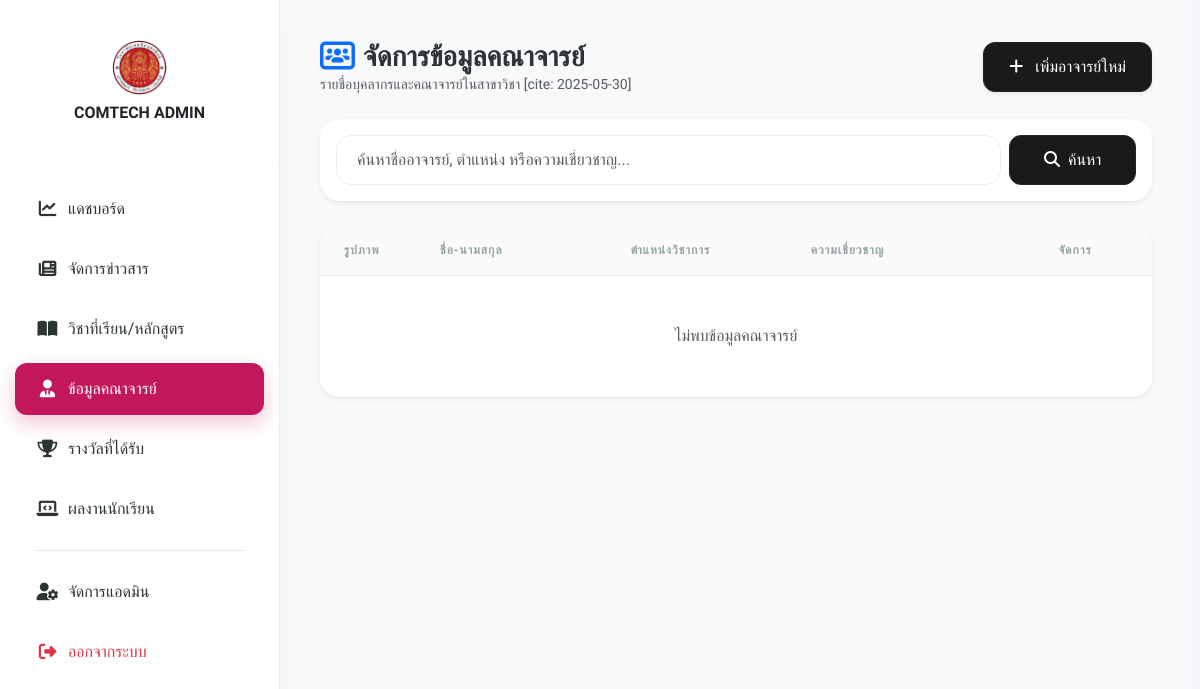
The page /admin/teachers/index.php (signed in) on the database as committed earlier.
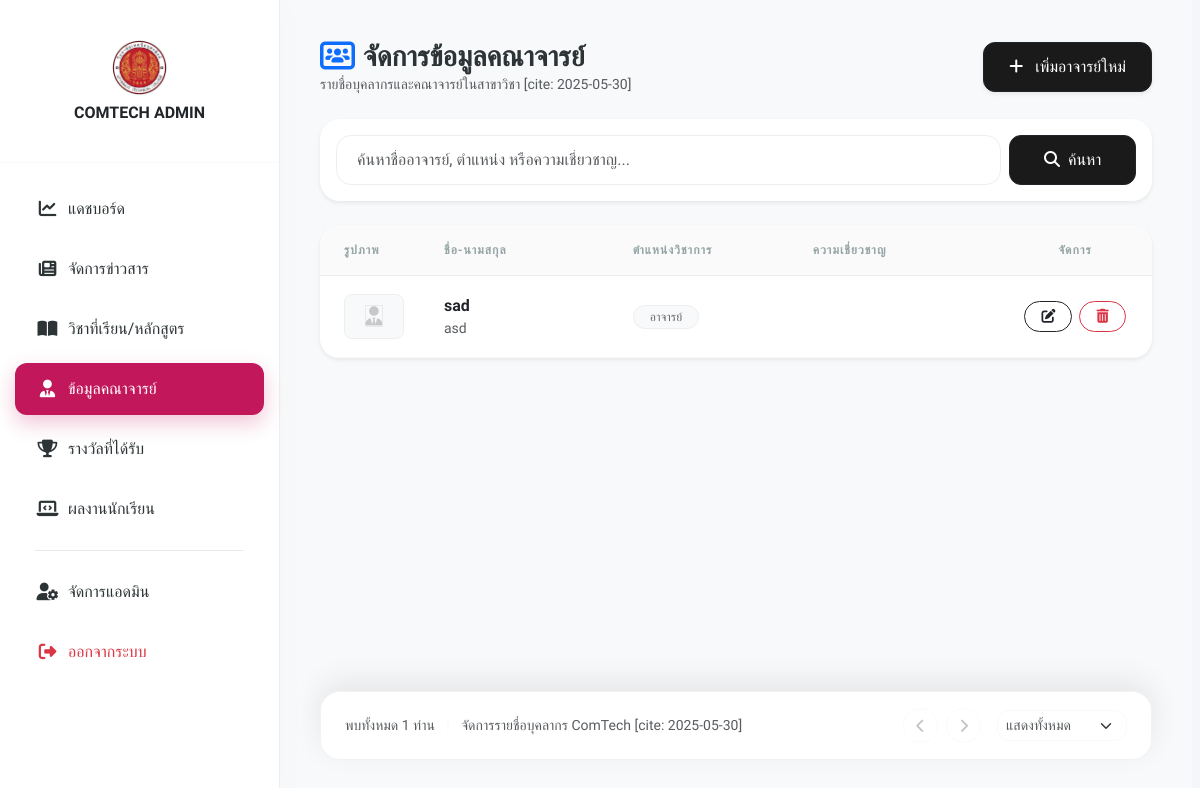
The same page on the database as committed later.
### tables this page shows
CREATE TABLE `teachers` (
  `id` int NOT NULL,
  `name` varchar(255) NOT NULL,
  `position` varchar(100) DEFAULT NULL,
  `education` text,
  `expertise` text,
  `image` varchar(255) DEFAULT NULL,
  `created_at` datetime DEFAULT CURRENT_TIMESTAMP
);

### admin/teachers/index.php (the view, shortened to what the changed rows need)
<?php
require_once __DIR__ . '/../../config/db.php';
try {
    $where = "WHERE 1=1";
    $params = [];
    $stmt = $pdo->prepare("SELECT * FROM teachers $where ORDER BY id DESC");
    $stmt->execute($params);
    $teachers = $stmt->fetchAll();
    $total_items = count($teachers);
} catch (PDOException $e) {
    $teachers = [];
    $total_items = 0;
}
?>
<!DOCTYPE html>
<html lang="th">
<head>
    <link href="https://cdn.jsdelivr.net/npm/bootstrap@5.3.0/dist/css/bootstrap.min.css" rel="stylesheet">
    <link rel="stylesheet" href="https://cdnjs.cloudflare.com/ajax/libs/font-awesome/6.4.0/css/all.min.css">
    <link rel="stylesheet" href="../../assets/css/admin_style.css"> <script src="https://cdn.jsdelivr.net/npm/sweetalert2@11"></script>
</head>
<body>
<div class="admin-wrapper">
    <div class="main-content">
        <div class="content-wrapper">
            <div class="card border-0 shadow-sm rounded-20 overflow-hidden mb-4">
                <div class="card-body p-0">
                    <div class="table-responsive">
                        <table class="table table-hover align-middle m-0">
                            <thead>
                                <tr>
                                    <th class="ps-4 py-3" width="100">รูปภาพ</th>
                                    <th class="py-3">ชื่อ-นามสกุล</th>
                                    <th class="py-3" width="180">ตำแหน่งวิชาการ</th>
                                    <th class="py-3">ความเชี่ยวชาญ</th>
                                    <th class="pe-4 py-3 text-center" width="150">จัดการ</th>
                                </tr>
                            </thead>
                            <tbody>
                                <?php if (!empty($teachers)): ?>
                                    <?php foreach ($teachers as $row): ?>
                                        <tr>
                                            <td class="ps-4">
                                                <div class="portrait-preview-sm">
                                                    <?php
                                                    $img_path = "../../uploads/teachers/" . $row['image'];
                                                    if (!empty($row['image']) && file_exists($img_path)): ?>
                                                        <img src="<?= $img_path ?>" class="w-100 h-100 shadow-sm" style="object-fit: cover;">
                                                    <?php else: ?>
                                                        <div class="no-img-portrait d-flex align-items-center justify-content-center bg-light border">
                                                            <i class="fa-solid fa-user-tie text-muted opacity-50"></i>
                                                        </div>
                                                    <?php endif; ?>
                                                </div>
                                            </td>
                                            <td>
                                                <div class="fw-bold text-dark"><?= htmlspecialchars($row['name']) ?></div>
                                                <small class="text-muted d-block text-truncate" style="max-width: 250px;">
                                                    <?= mb_strimwidth(strip_tags($row['education']), 0, 60, "...") ?>
                                                </small>
                                            </td>
                                            <td>
                                                <span class="badge rounded-pill bg-light text-dark border px-3 fw-normal">
                                                    <?= htmlspecialchars($row['position']) ?>
                                                </span>
                                            </td>
                                            <td>
                                            </td>
                                            <td class="pe-4 text-center">
                                                <div class="btn-group gap-2">
                                                    <a href="edit.php?id=<?= $row['id'] ?>" class="btn btn-sm btn-outline-dark rounded-pill px-3" title="แก้ไข">
                                                        <i class="fa-solid fa-pen-to-square"></i>
                                                    </a>
                                                    <button onclick="confirmDelete(<?= $row['id'] ?>)" class="btn btn-sm btn-outline-danger rounded-pill px-3" title="ลบ">
                                                        <i class="fa-solid fa-trash-can"></i>
                                                    </button>
                                                </div>
                                            </td>
                                        </tr>
                                    <?php endforeach; ?>
                                <?php else: ?>
                                    <tr><td colspan="5" class="text-center py-5 text-muted">ไม่พบข้อมูลคณาจารย์</td></tr>
                                <?php endif; ?>
                            </tbody>
                        </table>
                    </div>
                </div>
            </div>
        </div>
        <?php if ($total_items > 0): ?>
        <div class="footer-pagination-sticky">
            <div class="card footer-card shadow-sm border-0">
                <div class="card-body px-4 py-3">
                    <div class="d-flex justify-content-between align-items-center flex-wrap">
                        <div class="text-muted small fw-600">
                            พบทั้งหมด <?= number_format($total_items) ?> ท่าน
                            <span class="mx-2 text-light">|</span>
                            จัดการรายชื่อบุคลากร ComTech [cite: 2025-05-30]
                        </div>
                        <div class="d-flex align-items-center gap-3">
                            <div class="d-flex gap-2">
                                <button class="btn-nav disabled"><i class="fa-solid fa-chevron-left small"></i></button>
                                <button class="btn-nav disabled"><i class="fa-solid fa-chevron-right small"></i></button>
                            </div>
                            <select class="form-select form-select-sm rounded-12 border-light text-muted" style="width: 130px; cursor: pointer;">
                                <option selected>แสดงทั้งหมด</option>
                            </select>
                        </div>
                    </div>
                </div>
            </div>
        </div>
        <?php endif; ?>
    </div>
</div>
</body>
</html>

Rows that differ between the two databases and show on the page:
added teachers: name "sad", education "asd", position "อาจารย์"
Other text that changed with them:
$total_items: (not shown) → "1"
form field value: (not shown) → "แสดงทั้งหมด"
text no longer shown: "ไม่พบข้อมูลคณาจารย์"
text now shown: "พบทั้งหมด ท่าน จัดการรายชื่อบุคลากร ComTech [cite: 2025-05-30]"
